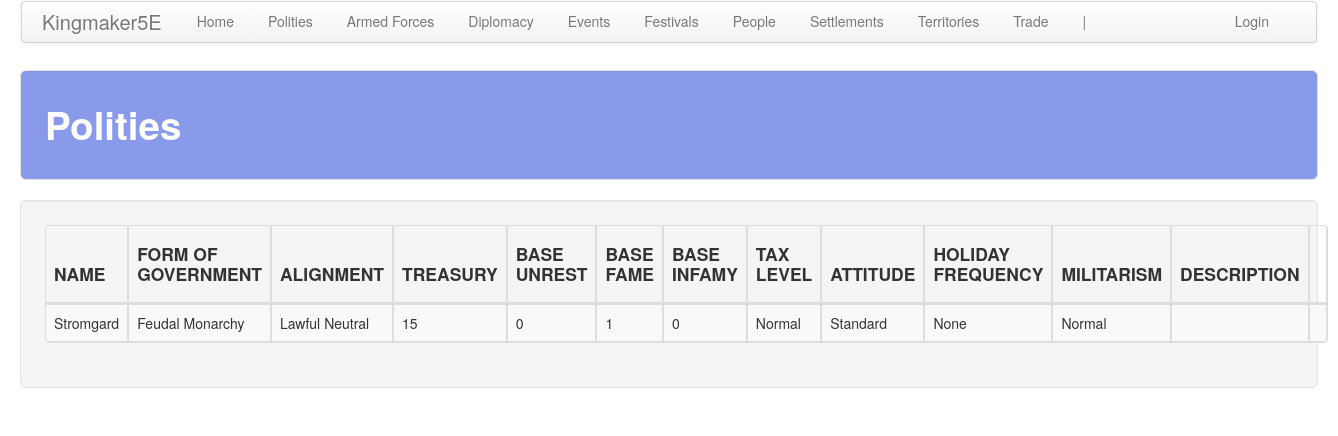
Before: /polity/ with the older database file.
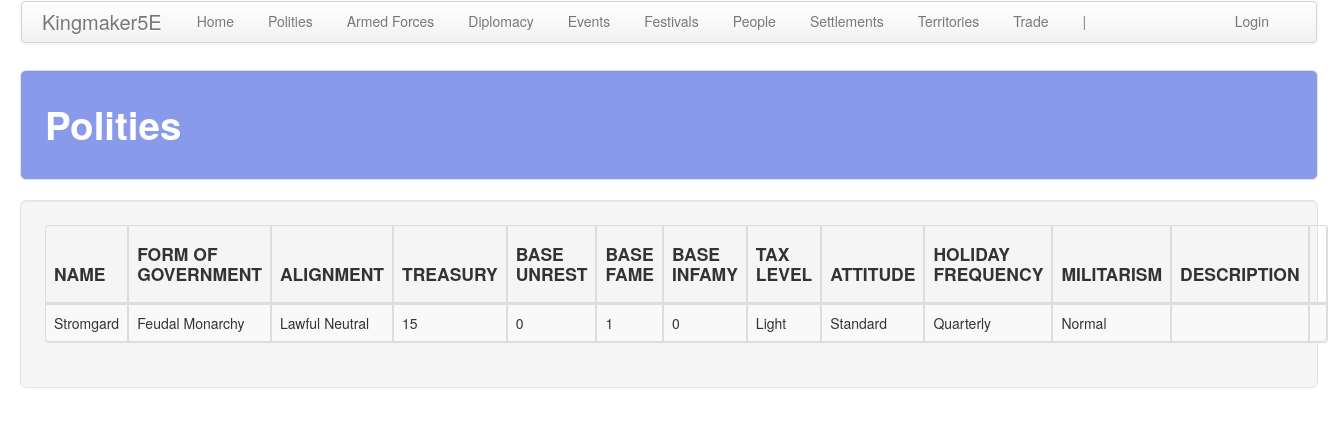
After: the same page with the newer database file.
### polity/models.py (models this page shows, shortened)
class Polity(models.Model):
    name = models.CharField(max_length=default_max_length)
    government = models.ForeignKey(
        Government, on_delete=models.CASCADE,
        related_name='polity', related_query_name='polity')
    alignment_lc = models.ForeignKey(
        AlignmentLC, on_delete=models.CASCADE,
        related_name='polity', related_query_name='polity')
    alignment_ge = models.ForeignKey(
        AlignmentGE, on_delete=models.CASCADE,
        related_name='polity', related_query_name='polity')
    treasury = models.IntegerField(default=0)
    unrest = models.IntegerField(default=0)
    fame = models.IntegerField(default=0)
    infamy = models.IntegerField(default=0)
    desc = models.TextField(default="", blank=True)
    tax_edict = models.ForeignKey(
        'core.TaxEdict', on_delete=models.CASCADE,
        related_name='polity', related_query_name='polity')
    promotion_edict = models.ForeignKey(
        'core.PromotionEdict', on_delete=models.CASCADE,
        related_name='polity', related_query_name='polity')
    holiday_edict = models.ForeignKey(
        'core.HolidayEdict', on_delete=models.CASCADE,
        related_name='polity', related_query_name='polity')
    recruitment_edict = models.ForeignKey(
        'core.RecruitmentEdict', on_delete=models.CASCADE,
        related_name='polity', related_query_name='polity')
    ruler_attribute_1 = models.ForeignKey(
        Attribute, on_delete=models.CASCADE, null=True, blank=True,
        related_name='polity_ruler_1', related_query_name='polity_ruler_1')
    ruler_attribute_2 = models.ForeignKey(
        Attribute, on_delete=models.CASCADE, null=True, blank=True,
        related_name='polity_ruler_2', related_query_name='polity_ruler_2')
    ruler_attribute_3 = models.ForeignKey(
        Attribute, on_delete=models.CASCADE, null=True, blank=True,
        related_name='polity_ruler_3', related_query_name='polity_ruler_3')
    spymaster_attribute = models.ForeignKey(
        Attribute, on_delete=models.CASCADE, null=True, blank=True,
        related_name='polity_spymaster', related_query_name='polity_spymaster')

class Government(models.Model):
    name = models.CharField(max_length=default_max_length)
    desc = models.TextField(default="", blank=True)
    eco_bonus = models.IntegerField(default=0)
    loy_bonus = models.IntegerField(default=0)
    sta_bonus = models.IntegerField(default=0)
    fam_bonus = models.IntegerField(default=0)
    inf_bonus = models.IntegerField(default=0)
    cor_bonus = models.IntegerField(default=0)
    cri_bonus = models.IntegerField(default=0)
    law_bonus = models.IntegerField(default=0)
    lor_bonus = models.IntegerField(default=0)
    pro_bonus = models.IntegerField(default=0)
    soc_bonus = models.IntegerField(default=0)

class AlignmentLC(models.Model):
    name = models.CharField(max_length=default_max_length)
    eco_bonus = models.IntegerField(default=0)
    loy_bonus = models.IntegerField(default=0)
    sta_bonus = models.IntegerField(default=0)
    fam_bonus = models.IntegerField(default=0)
    inf_bonus = models.IntegerField(default=0)
    cor_bonus = models.IntegerField(default=0)
    cri_bonus = models.IntegerField(default=0)
    law_bonus = models.IntegerField(default=0)
    lor_bonus = models.IntegerField(default=0)
    pro_bonus = models.IntegerField(default=0)
    soc_bonus = models.IntegerField(default=0)

class AlignmentGE(models.Model):
    name = models.CharField(max_length=default_max_length)
    eco_bonus = models.IntegerField(default=0)
    loy_bonus = models.IntegerField(default=0)
    sta_bonus = models.IntegerField(default=0)
    fam_bonus = models.IntegerField(default=0)
    inf_bonus = models.IntegerField(default=0)
    cor_bonus = models.IntegerField(default=0)
    cri_bonus = models.IntegerField(default=0)
    law_bonus = models.IntegerField(default=0)
    lor_bonus = models.IntegerField(default=0)
    pro_bonus = models.IntegerField(default=0)
    soc_bonus = models.IntegerField(default=0)

### core/models.py (models this page shows, shortened)
class TaxEdict(models.Model):
    tax_level = models.CharField(max_length=default_max_length)
    revenue_divisor = models.FloatField()
    eco_bonus = models.IntegerField()
    loy_bonus = models.IntegerField()

class HolidayEdict(models.Model):
    frequency = models.CharField(max_length=default_max_length)
    eco_bonus = models.IntegerField()
    loy_bonus = models.IntegerField()
    con_bonus = models.IntegerField()
    con_dice = models.IntegerField(null=True, blank=True)

class PromotionEdict(models.Model):
    attitude = models.CharField(max_length=default_max_length)
    hex_claims = models.IntegerField()
    eco_bonus = models.IntegerField()
    loy_bonus = models.IntegerField()
    sta_bonus = models.IntegerField()
    con_bonus = models.IntegerField()
    con_dice = models.IntegerField(null=True, blank=True)

class RecruitmentEdict(models.Model):
    militarism = models.CharField(max_length=default_max_length)
    manpower_mult = models.FloatField()
    elites_mult = models.FloatField()
    fam_bonus = models.IntegerField()
    inf_bonus = models.IntegerField()
    def_bonus = models.IntegerField()
    eco_bonus = models.IntegerField()
    soc_bonus = models.IntegerField()

### polity/views.py (the view)
# urls.py: path('', views.polities, name='polities'),
def polities(request):
    return show_all_items(
        request, app_name, a_obj, a_plural, sort='name'
    )

### polity/templates/polity/polities.html (shortened to what this page needs)
<!DOCTYPE html>
{% extends 'polity/base.html' %}
{% block table_header %}
    <th class="th_ccell"><h4>NAME</h4></th>
    <th class="th_ccell"><h4>FORM OF GOVERNMENT</h4></th>
    <th class="th_ccell"><h4>ALIGNMENT</h4></th>
    <th class="th_ccell"><h4>TREASURY</h4></th>
    <th class="th_ccell"><h4>BASE UNREST</h4></th>
    <th class="th_ccell"><h4>BASE FAME</h4></th>
    <th class="th_ccell"><h4>BASE INFAMY</h4></th>
    <th class="th_ccell"><h4>TAX LEVEL</h4></th>
    <th class="th_ccell"><h4>ATTITUDE</h4></th>
    <th class="th_ccell"><h4>HOLIDAY FREQUENCY</h4></th>
    <th class="th_ccell"><h4>MILITARISM</h4></th>
    <th class="th_ccell"><h4>DESCRIPTION</h4></th>
    <th class="th_ccell"><h4></h4></th>
{% endblock %}
{% block table_body %}
    {% for polity in polities %}
        <tr class="clickable-object" style="cursor: pointer;" data-href="{% url 'polity:polity_details' pk=polity.pk %}">
            <td class="tb_ccell">{{ polity.name }}</td>
            <td class="tb_ccell">{{ polity.government.name }}</td>
            <td class="tb_ccell">
                {% if polity.alignment_lc.name == "Neutral" and polity.alignment_ge.name == "Neutral" %}
                    True Neutral
                {% else %}
                    {{ polity.alignment_lc.name }} {{ polity.alignment_ge.name }}
                {% endif %}
            </td>
            <td class="tb_ccell">{{ polity.treasury }}</td>
            <td class="tb_ccell">{{ polity.unrest }}</td>
            <td class="tb_ccell">{{ polity.fame }}</td>
            <td class="tb_ccell">{{ polity.infamy }}</td>
            <td class="tb_ccell">{{ polity.tax_edict.tax_level }}</td>
            <td class="tb_ccell">{{ polity.promotion_edict.attitude }}</td>
            <td class="tb_ccell">{{ polity.holiday_edict.frequency }}</td>
            <td class="tb_ccell">{{ polity.recruitment_edict.militarism }}</td>
            <td class="tb_ccell">{{ polity.desc }}</td>
            <td class="tb_ccell">
            </td>
        </tr>
    {% endfor %}
{% endblock %}

Changed rows visible on the page:
changed Polity "Stromgard": tax_edict.tax_level "Normal" → "Light"; holiday_edict.frequency "None" → "Quarterly"
